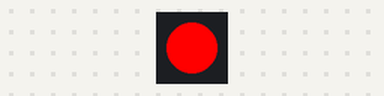
A program run on a simulated ESP32 board running MicroPython. Shown: 1 RGB LEDs in strip order, left to right.

Above: at 0.5 s.
At 1.5 s:
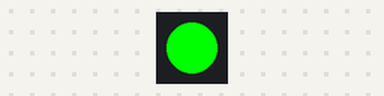
At 5.5 s:
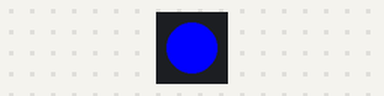
Timing chart, 0 to 6.9 s (numbered marks = the images above):
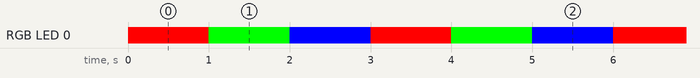

Measured:
- by itself, RGB LED 0: repeats every 3.0 s: RGB(0, 255, 0) 1.0 s, RGB(0, 0, 255) 1.0 s, RGB(255, 0, 0) 1.0 s
- by itself, everything shown: repeats every 3.0 s, in 3 steps

The program:

blink.py
```python
from machine import Pin
from neopixel import NeoPixel
import time

LED_PIN = 38      # ESP32-S3 onboard RGB (most DevKit boards)
NUM_PIXELS = 1

np = NeoPixel(Pin(LED_PIN, Pin.OUT), NUM_PIXELS)

while True:
    np[0] = (255, 0, 0)   # Red
    np.write()
    time.sleep(1)

    np[0] = (0, 255, 0)   # Green
    np.write()
    time.sleep(1)

    np[0] = (0, 0, 255)   # Blue
    np.write()
    time.sleep(1)
```
